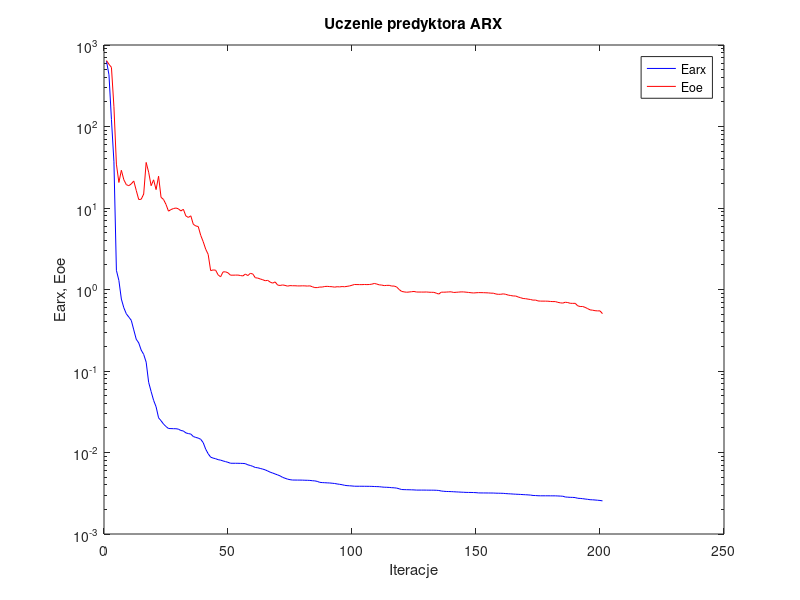
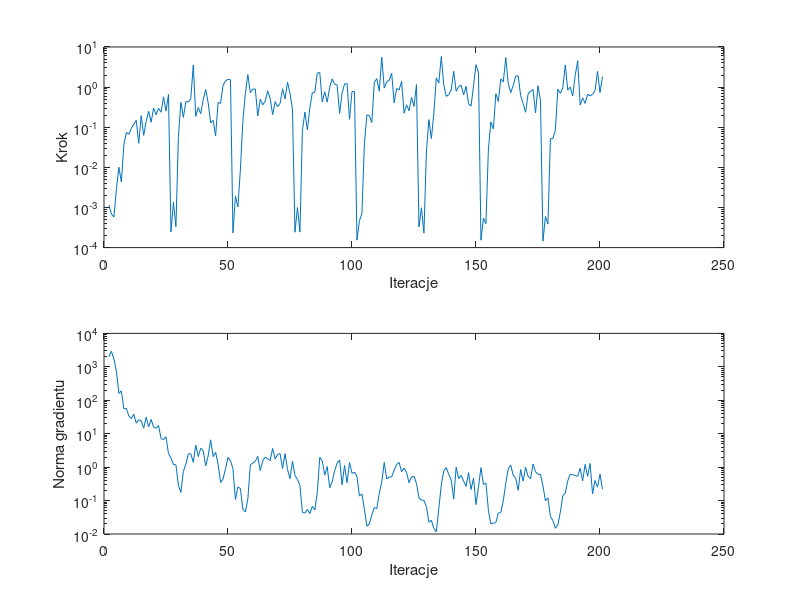

Write MATLAB code to recreate these figures, in order.
%uczenie predyktora arx
clear all;
n=0; farx(n+1)=6.348304e+002; foe(n+1)=6.443664e+002; wspucz(n+1)=0.000000e+000; ng(n+1)=0.000000e+000;
%odnowa zmiennej metryki
n=1; farx(n+1)=4.314606e+002; foe(n+1)=5.793241e+002; krok(n+1)=1.143778e-003; ng(n+1)=2.024763e+003;
n=2; farx(n+1)=1.219460e+002; foe(n+1)=5.319628e+002; krok(n+1)=6.791933e-004; ng(n+1)=2.906344e+003;
n=3; farx(n+1)=3.696062e+001; foe(n+1)=1.747412e+002; krok(n+1)=5.830392e-004; ng(n+1)=1.715508e+003;
n=4; farx(n+1)=1.718661e+000; foe(n+1)=3.452958e+001; krok(n+1)=2.855545e-003; ng(n+1)=7.449803e+002;
n=5; farx(n+1)=1.290391e+000; foe(n+1)=2.057555e+001; krok(n+1)=1.000091e-002; ng(n+1)=1.609106e+002;
n=6; farx(n+1)=7.628361e-001; foe(n+1)=2.904718e+001; krok(n+1)=4.341280e-003; ng(n+1)=1.908927e+002;
n=7; farx(n+1)=5.964280e-001; foe(n+1)=2.219401e+001; krok(n+1)=3.651364e-002; ng(n+1)=5.557260e+001;
n=8; farx(n+1)=5.031849e-001; foe(n+1)=1.933842e+001; krok(n+1)=7.356694e-002; ng(n+1)=5.679495e+001;
n=9; farx(n+1)=4.590209e-001; foe(n+1)=1.878490e+001; krok(n+1)=6.680629e-002; ng(n+1)=3.417865e+001;
n=10; farx(n+1)=4.183888e-001; foe(n+1)=1.976344e+001; krok(n+1)=9.282613e-002; ng(n+1)=2.813252e+001;
n=11; farx(n+1)=3.196960e-001; foe(n+1)=2.147378e+001; krok(n+1)=1.181740e-001; ng(n+1)=3.854733e+001;
n=12; farx(n+1)=2.454224e-001; foe(n+1)=1.644448e+001; krok(n+1)=1.482879e-001; ng(n+1)=2.068113e+001;
n=13; farx(n+1)=2.213137e-001; foe(n+1)=1.270928e+001; krok(n+1)=3.979978e-002; ng(n+1)=2.602560e+001;
n=14; farx(n+1)=1.804564e-001; foe(n+1)=1.280273e+001; krok(n+1)=1.942977e-001; ng(n+1)=2.431749e+001;
n=15; farx(n+1)=1.599353e-001; foe(n+1)=1.483679e+001; krok(n+1)=6.257219e-002; ng(n+1)=1.473144e+001;
n=16; farx(n+1)=1.283671e-001; foe(n+1)=3.622852e+001; krok(n+1)=1.400181e-001; ng(n+1)=3.127162e+001;
n=17; farx(n+1)=7.270523e-002; foe(n+1)=2.751284e+001; krok(n+1)=2.497735e-001; ng(n+1)=1.619845e+001;
n=18; farx(n+1)=5.600616e-002; foe(n+1)=1.878513e+001; krok(n+1)=1.331896e-001; ng(n+1)=2.671254e+001;
n=19; farx(n+1)=4.366116e-002; foe(n+1)=2.216935e+001; krok(n+1)=3.017106e-001; ng(n+1)=1.575067e+001;
n=20; farx(n+1)=3.642210e-002; foe(n+1)=1.682437e+001; krok(n+1)=2.056099e-001; ng(n+1)=1.452471e+001;
n=21; farx(n+1)=2.667698e-002; foe(n+1)=2.455117e+001; krok(n+1)=2.960535e-001; ng(n+1)=1.752833e+001;
n=22; farx(n+1)=2.454563e-002; foe(n+1)=1.352318e+001; krok(n+1)=2.370960e-001; ng(n+1)=7.149903e+000;
n=23; farx(n+1)=2.232168e-002; foe(n+1)=1.272683e+001; krok(n+1)=5.714050e-001; ng(n+1)=6.670137e+000;
n=24; farx(n+1)=2.083015e-002; foe(n+1)=1.105859e+001; krok(n+1)=2.522670e-001; ng(n+1)=8.071810e+000;
n=25; farx(n+1)=1.970081e-002; foe(n+1)=9.146870e+000; krok(n+1)=6.575937e-001; ng(n+1)=2.552212e+000;
%odnowa zmiennej metryki
n=26; farx(n+1)=1.965247e-002; foe(n+1)=9.565885e+000; krok(n+1)=2.456241e-004; ng(n+1)=1.857369e+000;
n=27; farx(n+1)=1.959539e-002; foe(n+1)=9.845075e+000; krok(n+1)=1.347687e-003; ng(n+1)=1.211884e+000;
n=28; farx(n+1)=1.958042e-002; foe(n+1)=1.000053e+001; krok(n+1)=3.308775e-004; ng(n+1)=1.174233e+000;
n=29; farx(n+1)=1.934495e-002; foe(n+1)=9.772472e+000; krok(n+1)=5.873647e-002; ng(n+1)=2.869206e-001;
n=30; farx(n+1)=1.862143e-002; foe(n+1)=9.195509e+000; krok(n+1)=4.187571e-001; ng(n+1)=1.750709e-001;
n=31; farx(n+1)=1.837474e-002; foe(n+1)=9.650842e+000; krok(n+1)=1.752988e-001; ng(n+1)=7.476918e-001;
n=32; farx(n+1)=1.740098e-002; foe(n+1)=7.995809e+000; krok(n+1)=4.353621e-001; ng(n+1)=1.218075e+000;
n=33; farx(n+1)=1.707621e-002; foe(n+1)=7.663472e+000; krok(n+1)=4.268310e-001; ng(n+1)=2.481620e+000;
n=34; farx(n+1)=1.684195e-002; foe(n+1)=8.017291e+000; krok(n+1)=5.131430e-001; ng(n+1)=2.519453e+000;
n=35; farx(n+1)=1.571383e-002; foe(n+1)=6.313997e+000; krok(n+1)=3.557180e+000; ng(n+1)=1.396577e+000;
n=36; farx(n+1)=1.531317e-002; foe(n+1)=6.025286e+000; krok(n+1)=1.865458e-001; ng(n+1)=4.562566e+000;
n=37; farx(n+1)=1.502718e-002; foe(n+1)=5.919526e+000; krok(n+1)=3.096904e-001; ng(n+1)=2.075092e+000;
n=38; farx(n+1)=1.451742e-002; foe(n+1)=4.615173e+000; krok(n+1)=2.176811e-001; ng(n+1)=3.666170e+000;
n=39; farx(n+1)=1.322118e-002; foe(n+1)=3.861899e+000; krok(n+1)=4.854776e-001; ng(n+1)=3.142142e+000;
n=40; farx(n+1)=1.099400e-002; foe(n+1)=3.127391e+000; krok(n+1)=8.704303e-001; ng(n+1)=1.083802e+000;
n=41; farx(n+1)=9.656696e-003; foe(n+1)=2.698753e+000; krok(n+1)=4.108715e-001; ng(n+1)=2.167555e+000;
n=42; farx(n+1)=8.769412e-003; foe(n+1)=1.705990e+000; krok(n+1)=1.276801e-001; ng(n+1)=6.561302e+000;
n=43; farx(n+1)=8.538722e-003; foe(n+1)=1.737018e+000; krok(n+1)=1.478545e-001; ng(n+1)=2.058247e+000;
n=44; farx(n+1)=8.392190e-003; foe(n+1)=1.728355e+000; krok(n+1)=6.045742e-002; ng(n+1)=2.807703e+000;
n=45; farx(n+1)=8.168868e-003; foe(n+1)=1.514598e+000; krok(n+1)=4.147513e-001; ng(n+1)=1.211638e+000;
n=46; farx(n+1)=8.061335e-003; foe(n+1)=1.429812e+000; krok(n+1)=3.923690e-001; ng(n+1)=3.489179e-001;
n=47; farx(n+1)=7.879611e-003; foe(n+1)=1.644254e+000; krok(n+1)=1.104103e+000; ng(n+1)=4.400249e-001;
n=48; farx(n+1)=7.731261e-003; foe(n+1)=1.647880e+000; krok(n+1)=1.420334e+000; ng(n+1)=8.968103e-001;
n=49; farx(n+1)=7.575520e-003; foe(n+1)=1.601398e+000; krok(n+1)=1.569476e+000; ng(n+1)=1.957262e+000;
n=50; farx(n+1)=7.382782e-003; foe(n+1)=1.498933e+000; krok(n+1)=1.522431e+000; ng(n+1)=1.548699e+000;
%odnowa zmiennej metryki
n=51; farx(n+1)=7.377559e-003; foe(n+1)=1.499326e+000; krok(n+1)=2.318206e-004; ng(n+1)=8.959294e-001;
n=52; farx(n+1)=7.376835e-003; foe(n+1)=1.501492e+000; krok(n+1)=1.940831e-003; ng(n+1)=1.077867e-001;
n=53; farx(n+1)=7.373698e-003; foe(n+1)=1.503554e+000; krok(n+1)=1.031514e-003; ng(n+1)=2.576046e-001;
n=54; farx(n+1)=7.359100e-003; foe(n+1)=1.484944e+000; krok(n+1)=9.030211e-003; ng(n+1)=2.265656e-001;
n=55; farx(n+1)=7.344265e-003; foe(n+1)=1.466248e+000; krok(n+1)=1.451056e-001; ng(n+1)=5.515720e-002;
n=56; farx(n+1)=7.297905e-003; foe(n+1)=1.547759e+000; krok(n+1)=6.888628e-001; ng(n+1)=4.575773e-002;
n=57; farx(n+1)=7.057862e-003; foe(n+1)=1.482375e+000; krok(n+1)=2.043356e+000; ng(n+1)=1.118114e-001;
n=58; farx(n+1)=6.933216e-003; foe(n+1)=1.577622e+000; krok(n+1)=7.289469e-001; ng(n+1)=1.170213e+000;
n=59; farx(n+1)=6.758836e-003; foe(n+1)=1.551031e+000; krok(n+1)=8.892951e-001; ng(n+1)=1.322829e+000;
n=60; farx(n+1)=6.553245e-003; foe(n+1)=1.394169e+000; krok(n+1)=8.997464e-001; ng(n+1)=1.484660e+000;
n=61; farx(n+1)=6.495736e-003; foe(n+1)=1.380529e+000; krok(n+1)=1.902702e-001; ng(n+1)=2.103971e+000;
n=62; farx(n+1)=6.373903e-003; foe(n+1)=1.346743e+000; krok(n+1)=4.995470e-001; ng(n+1)=7.909879e-001;
n=63; farx(n+1)=6.257074e-003; foe(n+1)=1.318140e+000; krok(n+1)=3.607908e-001; ng(n+1)=1.534221e+000;
n=64; farx(n+1)=6.126951e-003; foe(n+1)=1.280953e+000; krok(n+1)=4.411592e-001; ng(n+1)=2.001415e+000;
n=65; farx(n+1)=5.931598e-003; foe(n+1)=1.295189e+000; krok(n+1)=8.055989e-001; ng(n+1)=1.780318e+000;
n=66; farx(n+1)=5.738390e-003; foe(n+1)=1.233381e+000; krok(n+1)=5.231840e-001; ng(n+1)=1.579632e+000;
n=67; farx(n+1)=5.599244e-003; foe(n+1)=1.197031e+000; krok(n+1)=2.057823e-001; ng(n+1)=3.625334e+000;
n=68; farx(n+1)=5.453513e-003; foe(n+1)=1.239818e+000; krok(n+1)=4.324752e-001; ng(n+1)=1.769198e+000;
n=69; farx(n+1)=5.312210e-003; foe(n+1)=1.134126e+000; krok(n+1)=3.261226e-001; ng(n+1)=2.384091e+000;
n=70; farx(n+1)=5.168473e-003; foe(n+1)=1.120668e+000; krok(n+1)=3.903951e-001; ng(n+1)=2.551910e+000;
n=71; farx(n+1)=4.957862e-003; foe(n+1)=1.137950e+000; krok(n+1)=9.110982e-001; ng(n+1)=9.059568e-001;
n=72; farx(n+1)=4.831608e-003; foe(n+1)=1.122988e+000; krok(n+1)=5.076342e-001; ng(n+1)=2.541109e+000;
n=73; farx(n+1)=4.713393e-003; foe(n+1)=1.100204e+000; krok(n+1)=1.324162e+000; ng(n+1)=8.457139e-001;
n=74; farx(n+1)=4.642181e-003; foe(n+1)=1.116093e+000; krok(n+1)=7.101669e-001; ng(n+1)=4.515987e-001;
n=75; farx(n+1)=4.595353e-003; foe(n+1)=1.111909e+000; krok(n+1)=2.785378e-001; ng(n+1)=1.491610e+000;
%odnowa zmiennej metryki
n=76; farx(n+1)=4.592441e-003; foe(n+1)=1.111786e+000; krok(n+1)=2.411330e-004; ng(n+1)=5.723377e-001;
n=77; farx(n+1)=4.587755e-003; foe(n+1)=1.106712e+000; krok(n+1)=9.988735e-004; ng(n+1)=4.235272e-001;
n=78; farx(n+1)=4.587238e-003; foe(n+1)=1.106410e+000; krok(n+1)=2.431513e-004; ng(n+1)=2.855255e-001;
n=79; farx(n+1)=4.581611e-003; foe(n+1)=1.109596e+000; krok(n+1)=8.276012e-002; ng(n+1)=4.435874e-002;
n=80; farx(n+1)=4.567487e-003; foe(n+1)=1.108021e+000; krok(n+1)=2.378132e-001; ng(n+1)=4.213090e-002;
n=81; farx(n+1)=4.559956e-003; foe(n+1)=1.101753e+000; krok(n+1)=8.589342e-002; ng(n+1)=5.431496e-002;
n=82; farx(n+1)=4.546331e-003; foe(n+1)=1.109449e+000; krok(n+1)=3.031633e-001; ng(n+1)=4.071745e-002;
n=83; farx(n+1)=4.507184e-003; foe(n+1)=1.080554e+000; krok(n+1)=7.238598e-001; ng(n+1)=6.775115e-002;
n=84; farx(n+1)=4.484643e-003; foe(n+1)=1.055774e+000; krok(n+1)=7.525649e-001; ng(n+1)=5.251794e-002;
n=85; farx(n+1)=4.419956e-003; foe(n+1)=1.055671e+000; krok(n+1)=2.240289e+000; ng(n+1)=1.716688e-001;
n=86; farx(n+1)=4.305010e-003; foe(n+1)=1.071596e+000; krok(n+1)=2.314697e+000; ng(n+1)=1.963603e+000;
n=87; farx(n+1)=4.274642e-003; foe(n+1)=1.071841e+000; krok(n+1)=4.268310e-001; ng(n+1)=1.541732e+000;
n=88; farx(n+1)=4.259883e-003; foe(n+1)=1.088888e+000; krok(n+1)=7.657245e-001; ng(n+1)=5.785796e-001;
n=89; farx(n+1)=4.240876e-003; foe(n+1)=1.093112e+000; krok(n+1)=4.213257e-001; ng(n+1)=1.042364e+000;
n=90; farx(n+1)=4.227698e-003; foe(n+1)=1.085705e+000; krok(n+1)=9.942122e-001; ng(n+1)=2.404253e-001;
n=91; farx(n+1)=4.197815e-003; foe(n+1)=1.081833e+000; krok(n+1)=1.601772e+000; ng(n+1)=3.629666e-001;
n=92; farx(n+1)=4.166150e-003; foe(n+1)=1.069037e+000; krok(n+1)=1.181678e+000; ng(n+1)=7.824476e-001;
n=93; farx(n+1)=4.112831e-003; foe(n+1)=1.082061e+000; krok(n+1)=1.131462e+000; ng(n+1)=1.309086e+000;
n=94; farx(n+1)=4.070718e-003; foe(n+1)=1.076524e+000; krok(n+1)=2.209722e-001; ng(n+1)=1.627194e+000;
n=95; farx(n+1)=4.026050e-003; foe(n+1)=1.086796e+000; krok(n+1)=7.101669e-001; ng(n+1)=2.967452e-001;
n=96; farx(n+1)=3.959562e-003; foe(n+1)=1.080839e+000; krok(n+1)=1.199074e+000; ng(n+1)=1.124332e+000;
n=97; farx(n+1)=3.921945e-003; foe(n+1)=1.093004e+000; krok(n+1)=1.216781e+000; ng(n+1)=3.427595e-001;
n=98; farx(n+1)=3.905308e-003; foe(n+1)=1.105902e+000; krok(n+1)=1.580662e-001; ng(n+1)=1.366793e+000;
n=99; farx(n+1)=3.884901e-003; foe(n+1)=1.128016e+000; krok(n+1)=7.771907e-001; ng(n+1)=6.526084e-001;
n=100; farx(n+1)=3.858138e-003; foe(n+1)=1.152013e+000; krok(n+1)=7.713740e-001; ng(n+1)=7.110482e-001;
%odnowa zmiennej metryki
n=101; farx(n+1)=3.855384e-003; foe(n+1)=1.149536e+000; krok(n+1)=1.531579e-004; ng(n+1)=5.335151e-001;
n=102; farx(n+1)=3.855075e-003; foe(n+1)=1.148334e+000; krok(n+1)=4.651747e-004; ng(n+1)=1.363941e-001;
n=103; farx(n+1)=3.854555e-003; foe(n+1)=1.147422e+000; krok(n+1)=7.138862e-004; ng(n+1)=1.573295e-001;
n=104; farx(n+1)=3.851038e-003; foe(n+1)=1.151845e+000; krok(n+1)=3.950757e-002; ng(n+1)=5.480640e-002;
n=105; farx(n+1)=3.848763e-003; foe(n+1)=1.148907e+000; krok(n+1)=2.031949e-001; ng(n+1)=1.719917e-002;
n=106; farx(n+1)=3.846254e-003; foe(n+1)=1.151624e+000; krok(n+1)=1.936521e-001; ng(n+1)=2.027316e-002;
n=107; farx(n+1)=3.839729e-003; foe(n+1)=1.163052e+000; krok(n+1)=1.312690e-001; ng(n+1)=3.683369e-002;
n=108; farx(n+1)=3.825603e-003; foe(n+1)=1.186182e+000; krok(n+1)=1.322970e+000; ng(n+1)=6.140980e-002;
n=109; farx(n+1)=3.815625e-003; foe(n+1)=1.166434e+000; krok(n+1)=1.626372e+000; ng(n+1)=5.773596e-002;
n=110; farx(n+1)=3.805363e-003; foe(n+1)=1.140260e+000; krok(n+1)=7.926233e-001; ng(n+1)=1.649353e-001;
n=111; farx(n+1)=3.774249e-003; foe(n+1)=1.133221e+000; krok(n+1)=5.588932e+000; ng(n+1)=3.619771e-001;
n=112; farx(n+1)=3.751282e-003; foe(n+1)=1.115973e+000; krok(n+1)=9.453922e-001; ng(n+1)=1.383617e+000;
n=113; farx(n+1)=3.743324e-003; foe(n+1)=1.123777e+000; krok(n+1)=1.348916e+000; ng(n+1)=4.448462e-001;
n=114; farx(n+1)=3.728724e-003; foe(n+1)=1.124511e+000; krok(n+1)=1.477307e+000; ng(n+1)=5.066116e-001;
n=115; farx(n+1)=3.701988e-003; foe(n+1)=1.102526e+000; krok(n+1)=2.225298e+000; ng(n+1)=5.127007e-001;
n=116; farx(n+1)=3.688556e-003; foe(n+1)=1.102327e+000; krok(n+1)=4.044487e-001; ng(n+1)=8.047481e-001;
n=117; farx(n+1)=3.658566e-003; foe(n+1)=1.074672e+000; krok(n+1)=9.282331e-001; ng(n+1)=1.208867e+000;
n=118; farx(n+1)=3.588990e-003; foe(n+1)=1.000521e+000; krok(n+1)=8.536620e-001; ng(n+1)=1.376944e+000;
n=119; farx(n+1)=3.514885e-003; foe(n+1)=9.473552e-001; krok(n+1)=1.390988e+000; ng(n+1)=7.286361e-001;
n=120; farx(n+1)=3.503408e-003; foe(n+1)=9.352154e-001; krok(n+1)=2.230542e-001; ng(n+1)=9.356543e-001;
n=121; farx(n+1)=3.496462e-003; foe(n+1)=9.257027e-001; krok(n+1)=3.614383e-001; ng(n+1)=6.877857e-001;
n=122; farx(n+1)=3.490345e-003; foe(n+1)=9.312973e-001; krok(n+1)=2.577175e-001; ng(n+1)=3.420131e-001;
n=123; farx(n+1)=3.484959e-003; foe(n+1)=9.393899e-001; krok(n+1)=5.551463e-001; ng(n+1)=5.067664e-001;
n=124; farx(n+1)=3.475721e-003; foe(n+1)=9.463538e-001; krok(n+1)=3.307424e-001; ng(n+1)=5.310894e-001;
n=125; farx(n+1)=3.458610e-003; foe(n+1)=9.313354e-001; krok(n+1)=1.157790e+000; ng(n+1)=3.245448e-001;
%odnowa zmiennej metryki
n=126; farx(n+1)=3.458454e-003; foe(n+1)=9.305491e-001; krok(n+1)=3.270787e-004; ng(n+1)=1.201524e-001;
n=127; farx(n+1)=3.458128e-003; foe(n+1)=9.301910e-001; krok(n+1)=9.854180e-004; ng(n+1)=1.028120e-001;
n=128; farx(n+1)=3.458024e-003; foe(n+1)=9.299534e-001; krok(n+1)=2.302017e-004; ng(n+1)=1.016864e-001;
n=129; farx(n+1)=3.454675e-003; foe(n+1)=9.325108e-001; krok(n+1)=2.426108e-002; ng(n+1)=6.602768e-002;
n=130; farx(n+1)=3.451677e-003; foe(n+1)=9.265533e-001; krok(n+1)=1.551821e-001; ng(n+1)=2.251590e-002;
n=131; farx(n+1)=3.450515e-003; foe(n+1)=9.239998e-001; krok(n+1)=5.184392e-002; ng(n+1)=2.591509e-002;
n=132; farx(n+1)=3.448486e-003; foe(n+1)=9.232226e-001; krok(n+1)=2.224108e-001; ng(n+1)=1.476743e-002;
n=133; farx(n+1)=3.439788e-003; foe(n+1)=9.014710e-001; krok(n+1)=1.707324e+000; ng(n+1)=1.157030e-002;
n=134; farx(n+1)=3.422053e-003; foe(n+1)=8.787148e-001; krok(n+1)=1.258151e+000; ng(n+1)=5.758453e-002;
n=135; farx(n+1)=3.368147e-003; foe(n+1)=9.279372e-001; krok(n+1)=5.783012e+000; ng(n+1)=2.890285e-001;
n=136; farx(n+1)=3.344071e-003; foe(n+1)=9.266488e-001; krok(n+1)=1.131462e+000; ng(n+1)=7.717967e-001;
n=137; farx(n+1)=3.326211e-003; foe(n+1)=9.295891e-001; krok(n+1)=5.888949e-001; ng(n+1)=9.674693e-001;
n=138; farx(n+1)=3.320079e-003; foe(n+1)=9.339394e-001; krok(n+1)=6.480438e-001; ng(n+1)=6.102957e-001;
n=139; farx(n+1)=3.311662e-003; foe(n+1)=9.364655e-001; krok(n+1)=8.457767e-001; ng(n+1)=4.138649e-001;
n=140; farx(n+1)=3.300109e-003; foe(n+1)=9.194909e-001; krok(n+1)=2.472812e+000; ng(n+1)=1.115315e-001;
n=141; farx(n+1)=3.285939e-003; foe(n+1)=9.241663e-001; krok(n+1)=7.847380e-001; ng(n+1)=9.954965e-001;
n=142; farx(n+1)=3.275307e-003; foe(n+1)=9.292508e-001; krok(n+1)=1.025225e+000; ng(n+1)=4.548291e-001;
n=143; farx(n+1)=3.261344e-003; foe(n+1)=9.348282e-001; krok(n+1)=1.119298e+000; ng(n+1)=5.695123e-001;
n=144; farx(n+1)=3.251531e-003; foe(n+1)=9.338615e-001; krok(n+1)=6.428475e-001; ng(n+1)=3.812661e-001;
n=145; farx(n+1)=3.240357e-003; foe(n+1)=9.274030e-001; krok(n+1)=1.045307e+000; ng(n+1)=2.652282e-001;
n=146; farx(n+1)=3.235870e-003; foe(n+1)=9.203871e-001; krok(n+1)=3.839848e-001; ng(n+1)=6.821689e-001;
n=147; farx(n+1)=3.233376e-003; foe(n+1)=9.125949e-001; krok(n+1)=3.372291e-001; ng(n+1)=2.137648e-001;
n=148; farx(n+1)=3.227038e-003; foe(n+1)=9.068821e-001; krok(n+1)=1.075645e+000; ng(n+1)=4.677823e-001;
n=149; farx(n+1)=3.216524e-003; foe(n+1)=9.120735e-001; krok(n+1)=3.629522e+000; ng(n+1)=7.585174e-002;
n=150; farx(n+1)=3.194290e-003; foe(n+1)=9.160179e-001; krok(n+1)=2.303220e+000; ng(n+1)=2.581637e-001;
%odnowa zmiennej metryki
n=151; farx(n+1)=3.190484e-003; foe(n+1)=9.155947e-001; krok(n+1)=1.528762e-004; ng(n+1)=9.647014e-001;
n=152; farx(n+1)=3.189234e-003; foe(n+1)=9.141733e-001; krok(n+1)=5.394877e-004; ng(n+1)=3.049949e-001;
n=153; farx(n+1)=3.188012e-003; foe(n+1)=9.115348e-001; krok(n+1)=3.970634e-004; ng(n+1)=3.350787e-001;
n=154; farx(n+1)=3.185375e-003; foe(n+1)=9.087665e-001; krok(n+1)=2.847182e-002; ng(n+1)=5.121947e-002;
n=155; farx(n+1)=3.183504e-003; foe(n+1)=9.018999e-001; krok(n+1)=1.357860e-001; ng(n+1)=1.994713e-002;
n=156; farx(n+1)=3.182010e-003; foe(n+1)=9.007166e-001; krok(n+1)=9.048247e-002; ng(n+1)=2.116919e-002;
n=157; farx(n+1)=3.169783e-003; foe(n+1)=8.810577e-001; krok(n+1)=6.809733e-001; ng(n+1)=2.192865e-002;
n=158; farx(n+1)=3.165400e-003; foe(n+1)=8.727985e-001; krok(n+1)=4.386596e-001; ng(n+1)=4.230156e-002;
n=159; farx(n+1)=3.160947e-003; foe(n+1)=8.739405e-001; krok(n+1)=1.606385e+000; ng(n+1)=4.421413e-002;
n=160; farx(n+1)=3.154339e-003; foe(n+1)=8.841147e-001; krok(n+1)=1.342163e+000; ng(n+1)=9.933776e-002;
n=161; farx(n+1)=3.133276e-003; foe(n+1)=8.727514e-001; krok(n+1)=5.424127e+000; ng(n+1)=3.273943e-001;
n=162; farx(n+1)=3.118270e-003; foe(n+1)=8.535673e-001; krok(n+1)=1.247240e+000; ng(n+1)=9.038551e-001;
n=163; farx(n+1)=3.106754e-003; foe(n+1)=8.437780e-001; krok(n+1)=7.271671e-001; ng(n+1)=1.147263e+000;
n=164; farx(n+1)=3.091894e-003; foe(n+1)=8.333976e-001; krok(n+1)=1.090115e+000; ng(n+1)=5.736982e-001;
n=165; farx(n+1)=3.078533e-003; foe(n+1)=8.317073e-001; krok(n+1)=1.874409e+000; ng(n+1)=4.669679e-001;
n=166; farx(n+1)=3.069515e-003; foe(n+1)=8.096669e-001; krok(n+1)=1.914853e+000; ng(n+1)=2.010355e-001;
n=167; farx(n+1)=3.057371e-003; foe(n+1)=7.927703e-001; krok(n+1)=6.167589e-001; ng(n+1)=8.441867e-001;
n=168; farx(n+1)=3.043599e-003; foe(n+1)=7.756885e-001; krok(n+1)=3.854790e-001; ng(n+1)=3.856781e-001;
n=169; farx(n+1)=3.032200e-003; foe(n+1)=7.711323e-001; krok(n+1)=2.363480e-001; ng(n+1)=9.905785e-001;
n=170; farx(n+1)=3.019525e-003; foe(n+1)=7.617763e-001; krok(n+1)=6.710813e-001; ng(n+1)=5.292388e-001;
n=171; farx(n+1)=3.003804e-003; foe(n+1)=7.536680e-001; krok(n+1)=7.926233e-001; ng(n+1)=4.542015e-001;
n=172; farx(n+1)=2.970423e-003; foe(n+1)=7.404523e-001; krok(n+1)=8.704303e-001; ng(n+1)=1.236350e+000;
n=173; farx(n+1)=2.963762e-003; foe(n+1)=7.420749e-001; krok(n+1)=2.293950e-001; ng(n+1)=7.274428e-001;
n=174; farx(n+1)=2.947525e-003; foe(n+1)=7.240442e-001; krok(n+1)=1.078884e+000; ng(n+1)=6.085519e-001;
n=175; farx(n+1)=2.943261e-003; foe(n+1)=7.204375e-001; krok(n+1)=4.602673e-001; ng(n+1)=6.106409e-001;
%odnowa zmiennej metryki
n=176; farx(n+1)=2.942874e-003; foe(n+1)=7.201674e-001; krok(n+1)=1.450176e-004; ng(n+1)=2.726567e-001;
n=177; farx(n+1)=2.942727e-003; foe(n+1)=7.198502e-001; krok(n+1)=5.952844e-004; ng(n+1)=9.808621e-002;
n=178; farx(n+1)=2.942574e-003; foe(n+1)=7.185436e-001; krok(n+1)=3.870231e-004; ng(n+1)=1.204209e-001;
n=179; farx(n+1)=2.940552e-003; foe(n+1)=7.134869e-001; krok(n+1)=5.160128e-002; ng(n+1)=3.369989e-002;
n=180; farx(n+1)=2.939339e-003; foe(n+1)=7.108856e-001; krok(n+1)=5.234463e-002; ng(n+1)=2.534759e-002;
n=181; farx(n+1)=2.938693e-003; foe(n+1)=7.108818e-001; krok(n+1)=8.430727e-002; ng(n+1)=1.482060e-002;
n=182; farx(n+1)=2.928837e-003; foe(n+1)=6.959653e-001; krok(n+1)=8.892951e-001; ng(n+1)=1.859954e-002;
n=183; farx(n+1)=2.918943e-003; foe(n+1)=6.860522e-001; krok(n+1)=7.011953e-001; ng(n+1)=4.481221e-002;
n=184; farx(n+1)=2.907190e-003; foe(n+1)=6.811769e-001; krok(n+1)=9.639418e-001; ng(n+1)=1.393873e-001;
n=185; farx(n+1)=2.845475e-003; foe(n+1)=6.979884e-001; krok(n+1)=3.568867e+000; ng(n+1)=1.658466e-001;
n=186; farx(n+1)=2.830884e-003; foe(n+1)=6.916822e-001; krok(n+1)=8.426513e-001; ng(n+1)=3.931758e-001;
n=187; farx(n+1)=2.817961e-003; foe(n+1)=6.774494e-001; krok(n+1)=1.001473e+000; ng(n+1)=6.063500e-001;
n=188; farx(n+1)=2.813125e-003; foe(n+1)=6.760127e-001; krok(n+1)=6.014376e-001; ng(n+1)=5.972188e-001;
n=189; farx(n+1)=2.797858e-003; foe(n+1)=6.766338e-001; krok(n+1)=1.961613e+000; ng(n+1)=5.616841e-001;
n=190; farx(n+1)=2.744718e-003; foe(n+1)=6.309312e-001; krok(n+1)=4.552363e+000; ng(n+1)=5.296193e-001;
n=191; farx(n+1)=2.733312e-003; foe(n+1)=6.184626e-001; krok(n+1)=3.556863e-001; ng(n+1)=9.208421e-001;
n=192; farx(n+1)=2.714046e-003; foe(n+1)=6.188777e-001; krok(n+1)=5.391440e-001; ng(n+1)=3.888886e-001;
n=193; farx(n+1)=2.686863e-003; foe(n+1)=6.035066e-001; krok(n+1)=3.923690e-001; ng(n+1)=1.202537e+000;
n=194; farx(n+1)=2.664682e-003; foe(n+1)=5.833131e-001; krok(n+1)=6.674447e-001; ng(n+1)=5.305504e-001;
n=195; farx(n+1)=2.635193e-003; foe(n+1)=5.626073e-001; krok(n+1)=6.058278e-001; ng(n+1)=1.285605e+000;
n=196; farx(n+1)=2.628277e-003; foe(n+1)=5.574927e-001; krok(n+1)=6.622313e-001; ng(n+1)=1.589061e-001;
n=197; farx(n+1)=2.613953e-003; foe(n+1)=5.497288e-001; krok(n+1)=8.155462e-001; ng(n+1)=3.998162e-001;
n=198; farx(n+1)=2.596443e-003; foe(n+1)=5.465659e-001; krok(n+1)=2.473288e+000; ng(n+1)=2.526370e-001;
n=199; farx(n+1)=2.580307e-003; foe(n+1)=5.468278e-001; krok(n+1)=7.294970e-001; ng(n+1)=6.207302e-001;
n=200; farx(n+1)=2.549993e-003; foe(n+1)=5.049712e-001; krok(n+1)=1.817806e+000; ng(n+1)=2.176031e-001;

figure; semilogy(farx,'b'); hold on; semilogy(foe,'r'); xlabel('Iteracje'); ylabel('Earx, Eoe'); legend('Earx','Eoe'); title('Uczenie predyktora ARX');
figure; subplot(2,1,1); semilogy(krok); xlabel('Iteracje'); ylabel('Krok');
subplot(2,1,2); semilogy(ng); xlabel('Iteracje'); ylabel('Norma gradientu');
Earx=farx(n+1)
Eoe=foe(n+1)
